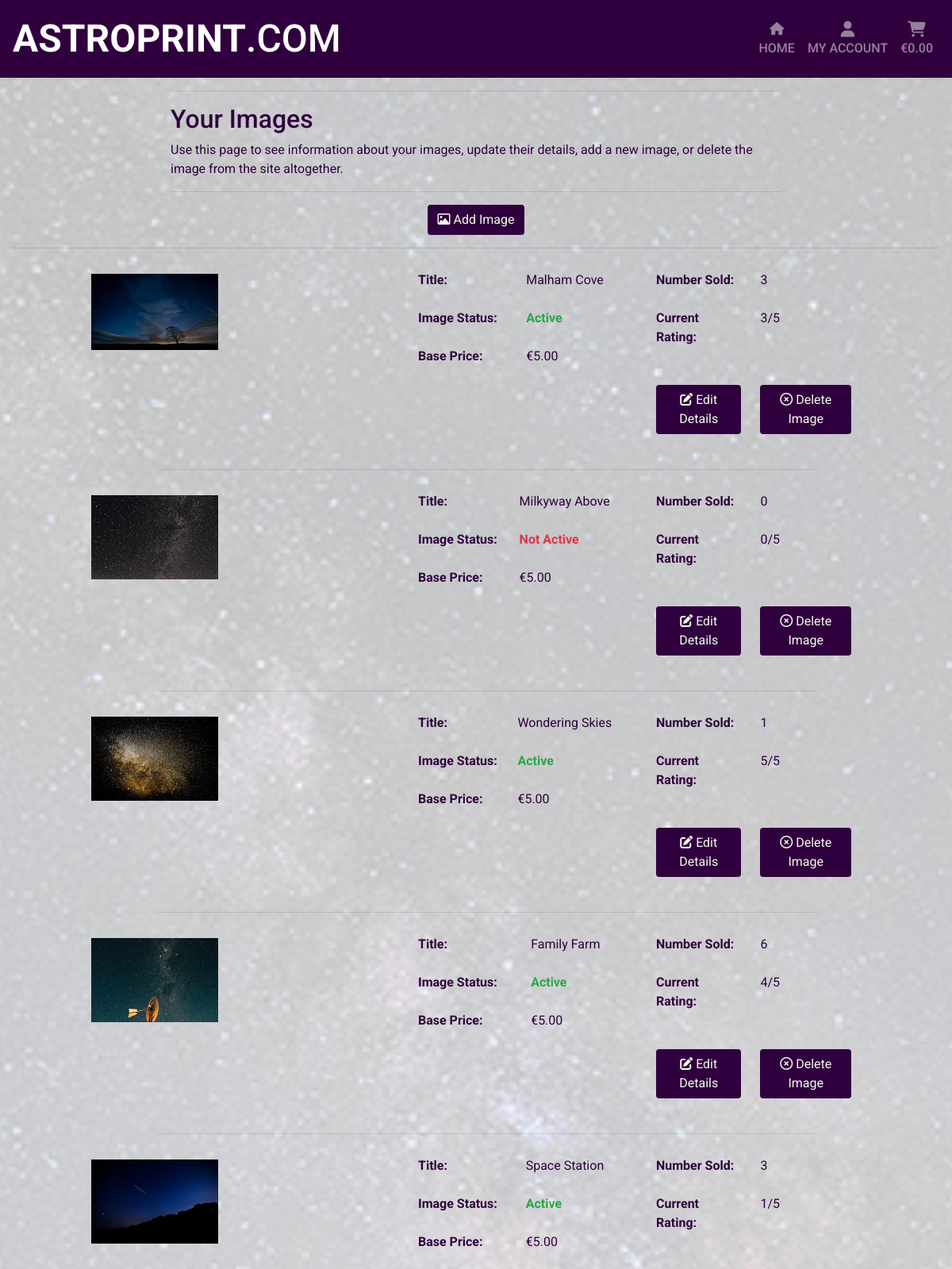
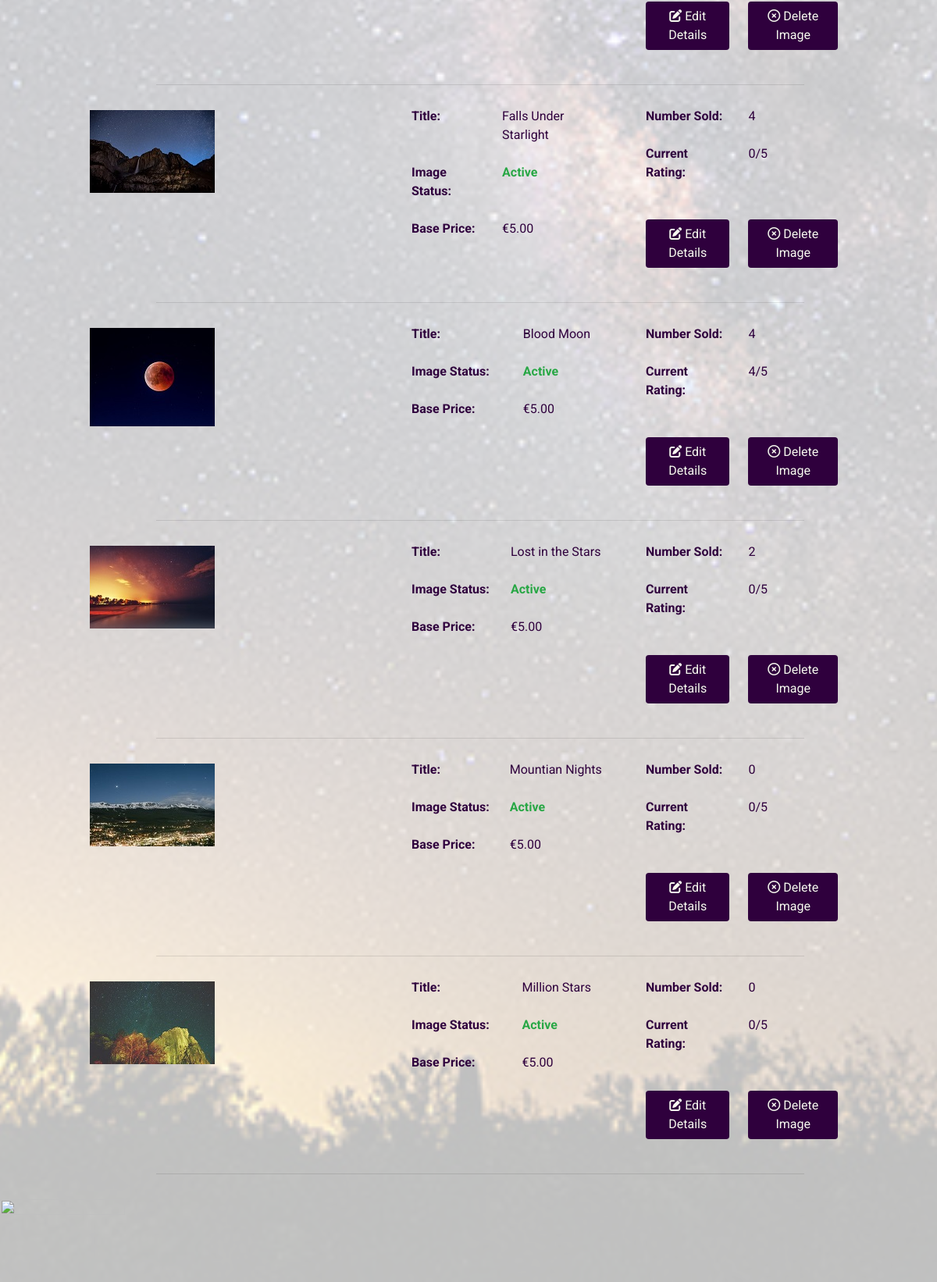
/seller_upload/site_management, run on the app's committed database (2 pictures, top to bottom).
### images/models.py (models this page shows, shortened)
class Image(models.Model):
    prev_img = models.ImageField(verbose_name='', upload_to='user_images/')
    tmnl_img = models.ImageField(verbose_name='', upload_to='user_images/')
    img_title = models.CharField(max_length=75, null=False, blank=False)
    img_taken = models.DateField(null=True, blank=True)
    base_price = models.DecimalField(max_digits=6, decimal_places=2)
    user_id = models.ForeignKey(User, to_field='id', on_delete=models.CASCADE)
    img_status = models.BooleanField(default=False)
    vol_sold = models.IntegerField(default=0)
    img_rating = models.IntegerField(null=False, blank=False, default=0)
    img_data_id = models.ForeignKey(
        'Image_Data', to_field='id', on_delete=models.SET_NULL,
        null=True, blank=True
    )
    date_added = models.DateTimeField(auto_now_add=True)
    last_updated = models.DateTimeField(auto_now=True)

### seller_upload/views.py (the view)
# urls.py: path('site_management', views.all_images_su, name='all_images_su'),
def all_images_su(request):
    images = Image.objects.all()
    context = {
        'images': images,
    }
    return render(request, 'seller_upload/seller_show_images.html', context)

### shopping_bag/contexts.py (called while the page is built, shortened)
def bag_contents(request):
    bag_images = []
    total = 0
    prod_count = 0
    bag = request.session.get('bag', {})
    context = {
        'bag_images': bag_images,
        'total': total,
        'prod_count': prod_count,
    }
    return context

### seller_upload/templates/seller_upload/seller_show_images.html (shortened to what this page needs)
{% extends 'base.html' %}
{% load static %}
{% block content %}
    <div class="overlay"></div>
    <div class="container-fluid">
        <div class="row">
            {% if request.user.is_superuser %}
                <div class="col-12 col-lg-8 offset-lg-2 text-center">
                    <hr>
                    <h2>Site Images</h2>
                    <p>
                        All Images currently on the site.
                    </p>
                    <hr>
                </div>
            {% else %}
                <div class="col-12 col-lg-8 offset-lg-2">
                    <hr>
                    <h2>Your Images</h2>
                    <p>
                        Use this page to see information about your images, update
                        their details, add a new image, or delete the image from
                        the site altogether.
                    </p>
                    <hr>
                </div>
            {% endif %}
        </div>
        <div class="row">
            {% if not request.user.is_superuser %}
                <div class="col text-center">
                    <div class="submit-button">
                        <a href="{% url 'add_image' %}" class="btn btn-site">
                            <span class="icon">
                                <i class="far fa-image"></i>
                            </span>
                            <span>Add Image</span>
                        </a>
                    </div>
                    <hr>
                </div>
            {% endif %}
        </div>
        {% for image in images %}
            <div class="row">
                <div class="col-12 col-md-4 offset-md-1">
                    <img class="img-fluid mt-3" src="{{ image.tmnl_img.url }}" width="160" height="106">
                </div>
                <div class="col-12 col-md-3">
                    <table class="table table-borderless table-text">
                        <tr>
                            <th>Title: </th>
                            <td>{{ image.img_title }}</td>
                        </tr>
                        <tr>
                            <th>Image Status: </th>
                            {% if image.img_status == False %}
                                <td class="text-danger"><strong>Not Active</strong></td>
                            {% else %}
                                <td class="text-success"><strong>Active</strong></td>
                            {% endif %}
                        </tr>
                        <tr>
                            <th>Base Price: </th>
                            <td>€{{ image.base_price }}</td>
                        </tr>
                    </table>
                </div>
                <div class="col-12 col-md-3">
                    <table class="table table-borderless table-text">
                        <tr>
                            <th>Number Sold: </th>
                            <td>{{ image.vol_sold }}</td>
                        </tr>
                        <tr>
                            <th>Current Rating: </th>
                            <td>{{ image.img_rating }}/5</td>
                        </tr>
                        <tr><th></th></tr>
                        <tr>
                            <td>
                                <div class="submit-button text-right">
                                    <a href="{% url 'edit_image_details' image.id %}" class="btn btn-site">
                                        <span class="icon">
                                            <i class="fas fa-edit"></i>
                                        </span>
                                        <span>Edit Details</span>
                                    </a>
                                </div>
                            </td>
                            <td>
                                <div class="submit-button text-right">
                                    <a href="{% url 'delete_image' image.id %}" class="btn btn-site">
                                        <span class="icon">
                                            <i class="far fa-times-circle"></i>
                                        </span>
                                        <span>Delete Image</span>
                                    </a>
                                </div>
                            </td>
                        </tr>
                    </table>
                </div>
            </div>
            <hr class="col-10 offset-1 col-md-8 offset-md-2">
        {% endfor %}
        <img class="img-fluid mt-3" src="{{ image.tmnl_img.url }}" width="160" height="106">
{% endblock %}

### static/css/base.css (style rules this page uses)
a { font-weight: 500; }
body { background: url('/media/Test1.jpg') no-repeat center center fixed; background-size: cover; color: #2f003d; font-family: "Roboto", sans-serif; height: calc(100vh - 82px); }
html { height: 100%; width: 100%; }
.btn-site { background-color: #2f003d; color: #f7faef; }
.container-fluid { margin: 0; padding: 0; }
.overlay { height: 100%; width: 100%; top: 0; left: 0; position: fixed; background: rgba(255, 255, 255, .75); z-index: -8888; }
.row { margin: 0; }
.table-text { color: #2f003d; }

### data on the page
Image: tmnl_img (picture), img_title "Malham Cove", img_status "Active", base_price "5.00", vol_sold "3", img_rating "3"
Image: tmnl_img (picture), img_title "Milkyway Above", img_status "Not Active", base_price "5.00", vol_sold "0", img_rating "0"
Image: tmnl_img (picture), img_title "Wondering Skies", img_status "Active", base_price "5.00", vol_sold "1", img_rating "5"
Image: tmnl_img (picture), img_title "Family Farm", img_status "Active", base_price "5.00", vol_sold "6", img_rating "4"
Image: tmnl_img (picture), img_title "Space Station", img_status "Active", base_price "5.00", vol_sold "3", img_rating "1"
Image: tmnl_img (picture), img_title "Falls Under Starlight", img_status "Active", base_price "5.00", vol_sold "4", img_rating "0"
Image: tmnl_img (picture), img_title "Blood Moon", img_status "Active", base_price "5.00", vol_sold "4", img_rating "4"
Image: tmnl_img (picture), img_title "Lost in the Stars", img_status "Active", base_price "5.00", vol_sold "2", img_rating "0"
Image: tmnl_img (picture), img_title "Mountian Nights", img_status "Active", base_price "5.00", vol_sold "0", img_rating "0"
Image: tmnl_img (picture), img_title "Million Stars", img_status "Active", base_price "5.00", vol_sold "0", img_rating "0"
